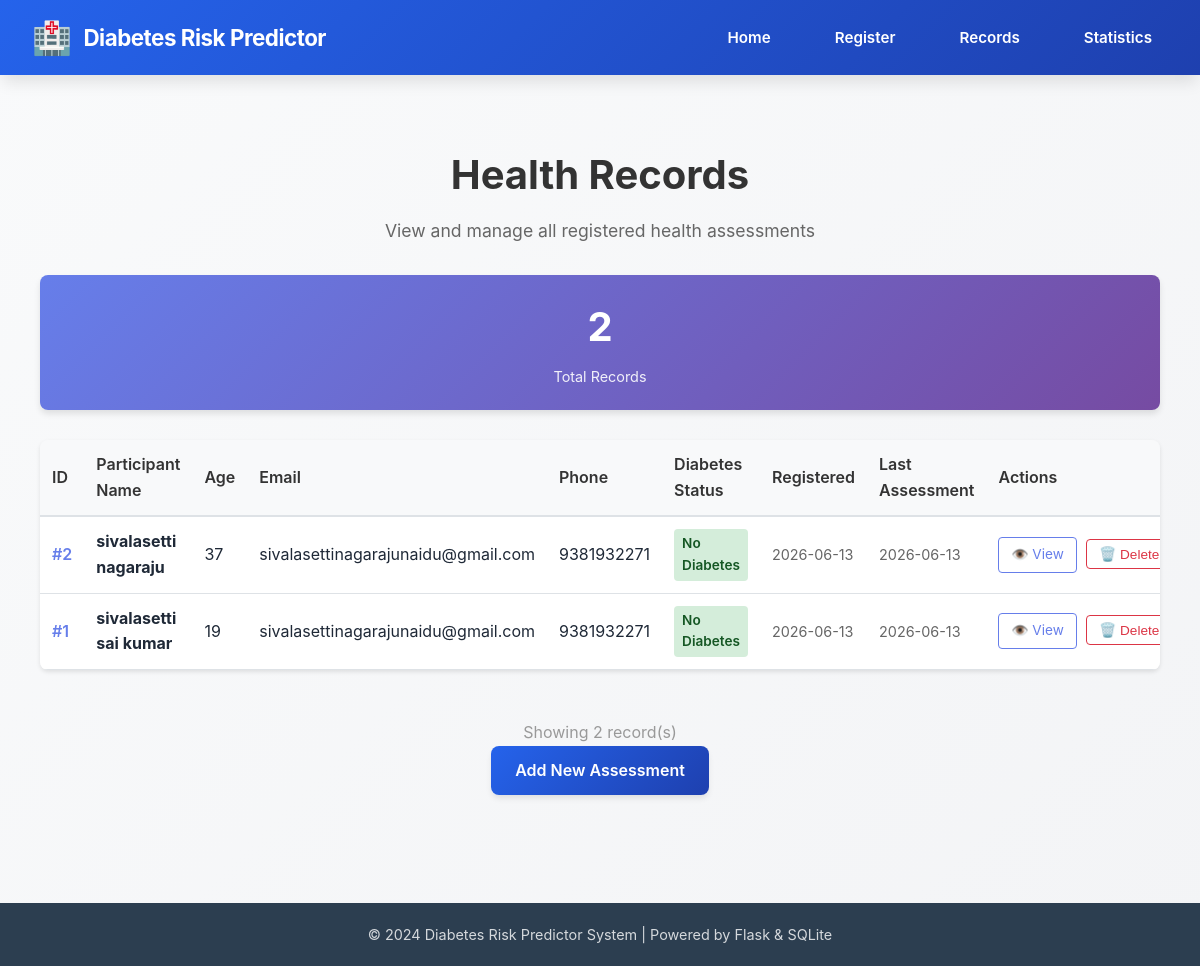
Page /records on the committed database.
### tables this page shows
CREATE TABLE health_records
                    (id INTEGER PRIMARY KEY AUTOINCREMENT,
                     participant_id INTEGER NOT NULL,
                     high_bp INTEGER,
                     high_chol INTEGER,
                     chol_check INTEGER,
                     bmi_category INTEGER,
                     smoker INTEGER,
                     stroke INTEGER,
                     heart_disease INTEGER,
                     phys_activity INTEGER,
                     fruits INTEGER,
                     veggies INTEGER,
                     heavy_alcohol INTEGER,
                     health_coverage INTEGER,
                     diff_walk INTEGER,
                     diabetes_status INTEGER,
                     general_health INTEGER,
                     mental_health INTEGER,
                     physical_health INTEGER,
                     sex INTEGER,
                     age_category INTEGER,
                     education_level INTEGER,
                     income_level INTEGER,
                     submission_date TIMESTAMP DEFAULT CURRENT_TIMESTAMP,
                     FOREIGN KEY (participant_id) REFERENCES participants(id));

CREATE TABLE participants
                    (id INTEGER PRIMARY KEY AUTOINCREMENT,
                     name TEXT NOT NULL,
                     age INTEGER,
                     email TEXT NOT NULL,
                     phone TEXT,
                     registration_date TIMESTAMP DEFAULT CURRENT_TIMESTAMP);

### app.py (the view)
@app.route('/records')
def records():
    try:
        conn = get_db_connection()
        c = conn.cursor()
        c.execute('''SELECT p.id, p.name, p.age, p.email, p.phone, p.registration_date,
                            h.id as record_id, h.diabetes_status, h.submission_date
                     FROM participants p
                     LEFT JOIN health_records h ON p.id = h.participant_id
                     ORDER BY p.registration_date DESC''')
        records = c.fetchall()
        conn.close()
        return render_template('records.html', records=records)
    except Exception as e:
        flash(f'Error retrieving records: {str(e)}', 'error')
        return render_template('records.html', records=[])

### app.py (called while the page is built)
def get_db_connection():
    conn = sqlite3.connect(DATABASE)
    conn.row_factory = sqlite3.Row
    return conn

### templates/records.html (shortened to what this page needs)
{% extends "base.html" %}
{% block content %}
<div class="records-container">
    <div class="records-header">
        <h1>Health Records</h1>
        <p>View and manage all registered health assessments</p>
    </div>
    {% if records %}
        <div class="records-stats">
            <div class="stat-card">
                <span class="stat-number">{{ records|length }}</span>
                <span class="stat-label">Total Records</span>
            </div>
        </div>
        <div class="table-responsive">
            <table class="records-table">
                <thead>
                    <tr>
                        <th>ID</th>
                        <th>Participant Name</th>
                        <th>Age</th>
                        <th>Email</th>
                        <th>Phone</th>
                        <th>Diabetes Status</th>
                        <th>Registered</th>
                        <th>Last Assessment</th>
                        <th>Actions</th>
                    </tr>
                </thead>
                <tbody>
                    {% for record in records %}
                    <tr>
                        <td class="id-cell">#{{ record.id }}</td>
                        <td class="name-cell">
                            <strong>{{ record.name }}</strong>
                        </td>
                        <td>{{ record.age if record.age else '-' }}</td>
                        <td>{{ record.email }}</td>
                        <td>{{ record.phone if record.phone else '-' }}</td>
                        <td>
                            {% if record.diabetes_status == 0 %}
                                <span class="badge badge-success">No Diabetes</span>
                            {% elif record.diabetes_status == 1 %}
                                <span class="badge badge-warning">Prediabetes</span>
                            {% else %}
                                <span class="badge badge-danger">Diabetes</span>
                            {% endif %}
                        </td>
                        <td class="date-cell">
                            {% if record.registration_date %}
                                {{ record.registration_date[:10] }}
                            {% else %}
                                -
                            {% endif %}
                        </td>
                        <td class="date-cell">
                            {% if record.submission_date %}
                                {{ record.submission_date[:10] }}
                            {% else %}
                                -
                            {% endif %}
                        </td>
                        <td class="actions-cell">
                            {% if record.record_id %}
                                <a href="{{ url_for('view_record', record_id=record.record_id) }}" class="action-btn action-view" title="View Details">
                                    <span>👁️</span> View
                                </a>
                                <form method="POST" action="{{ url_for('delete_record', record_id=record.record_id) }}" style="display:inline;">
                                    <button type="submit" class="action-btn action-delete" title="Delete Record" onclick="return confirm('Are you sure you want to delete this record?');">
                                        <span>🗑️</span> Delete
                                    </button>
                                </form>
                            {% else %}
                                <span class="text-muted">No assessment</span>
                            {% endif %}
                        </td>
                    </tr>
                    {% endfor %}
                </tbody>
            </table>
        </div>
        <div class="records-footer">
            <p class="text-muted">Showing {{ records|length }} record(s)</p>
            <a href="{{ url_for('register') }}" class="btn btn-primary">Add New Assessment</a>
        </div>
    {% endif %}
</div>
{% endblock %}

### templates/base.html (shortened to what this page needs)
<!DOCTYPE html>
<html lang="en">
<head>
    <link rel="stylesheet" href="{{ url_for('static', filename='style.css') }}">
</head>
<body>
    <nav class="navbar">
        <div class="nav-container">
            <div class="nav-logo">
                <a href="{{ url_for('home') }}">
                    <span class="logo-icon">🏥</span>
                    Diabetes Risk Predictor
                </a>
            </div>
            <ul class="nav-menu">
                <li class="nav-item">
                    <a href="{{ url_for('home') }}" class="nav-link">Home</a>
                </li>
                <li class="nav-item">
                    <a href="{{ url_for('register') }}" class="nav-link">Register</a>
                </li>
                <li class="nav-item">
                    <a href="{{ url_for('records') }}" class="nav-link">Records</a>
                </li>
                <li class="nav-item">
                    <a href="{{ url_for('statistics') }}" class="nav-link">Statistics</a>
                </li>
            </ul>
        </div>
    </nav>
    <main class="main-content">
        {% block content %}{% endblock %}
    </main>
    <footer class="footer">
        <p>&copy; 2024 Diabetes Risk Predictor System | Powered by Flask & SQLite</p>
    </footer>
</body>
</html>

### static/style.css (style rules this page uses)
* { margin: 0; padding: 0; box-sizing: border-box; }
:root { --primary-color: #2563eb; --primary-dark: #1e40af; --secondary-color: #059669; --accent-color: #dc2626; --success-color: #10b981; --warning-color: #f59e0b; --danger-color: #ef4444; --light-bg: #f9fafb; --light-gray: #f3f4f6; --border-color: #e5e7eb; --text-dark: #1f2937; --text-light: #6b7280; --text-lighter: #9ca3af; --shadow-sm: 0 1px 2px 0 rgba(0, 0, 0, 0.05); --shadow-md: 0 4px 6px -1px rgba(0, 0, 0, 0.1); --shadow-lg: 0 10px 15px -3px rgba(0, 0, 0, 0.1); --shadow-xl: 0 20px 25px -5px rgba(0, 0, 0, 0.1); }
html { scroll-behavior: smooth; }
body { font-family: -apple-system, BlinkMacSystemFont, 'Segoe UI', 'Roboto', 'Oxygen', 'Ubuntu', 'Cantarell', sans-serif; background: linear-gradient(135deg, #f9fafb 0%, #f3f4f6 100%); color: var(--text-dark); line-height: 1.6; min-height: 100vh; }
.navbar { background: linear-gradient(135deg, var(--primary-color) 0%, var(--primary-dark) 100%); padding: 0.75rem 0; box-shadow: var(--shadow-lg); position: sticky; top: 0; z-index: 1000; }
.nav-container { max-width: 1400px; margin: 0 auto; padding: 0 2rem; display: flex; justify-content: space-between; align-items: center; }
.nav-logo a { display: flex; align-items: center; gap: 12px; color: white; text-decoration: none; font-size: 1.4rem; font-weight: 700; transition: all 0.3s ease; letter-spacing: -0.5px; }
.logo-icon { font-size: 2rem; display: flex; align-items: center; justify-content: center; }
.nav-menu { display: flex; list-style: none; gap: 2rem; align-items: center; }
.nav-item { position: relative; }
.nav-link { color: white; text-decoration: none; font-weight: 600; font-size: 0.95rem; transition: all 0.3s ease; padding: 0.5rem 1rem; border-radius: 4px; position: relative; }
.nav-link::after { content: ''; position: absolute; bottom: 0; left: 50%; width: 0; height: 2px; background: white; transition: all 0.3s ease; transform: translateX(-50%); }
.main-content { min-height: calc(100vh - 200px); padding: 3rem 1.25rem; }
.btn { padding: 0.75rem 1.5rem; border: none; border-radius: 8px; cursor: pointer; font-weight: 600; text-decoration: none; display: inline-flex; align-items: center; justify-content: center; gap: 0.5rem; transition: all 0.3s ease; font-size: 1rem; white-space: nowrap; box-shadow: var(--shadow-md); }
.btn-primary { background: linear-gradient(135deg, var(--primary-color) 0%, var(--primary-dark) 100%); color: white; }
.footer { background: #2c3e50; color: white; text-align: center; padding: 20px; margin-top: 40px; }
.footer p { margin: 0; font-size: 0.9rem; opacity: 0.8; }
.text-muted { color: #999; }

### rows in the picture
health_records: id "2", name "sivalasetti nagaraju", age "37", email "sivalasettinagarajunaidu@gmail.com", phone "9381932271", diabetes_status "No Diabetes", registration_date "2026-06-13", submission_date "2026-06-13"
health_records: id "1", name "sivalasetti sai kumar", age "19", email "sivalasettinagarajunaidu@gmail.com", phone "9381932271", diabetes_status "No Diabetes", registration_date "2026-06-13", submission_date "2026-06-13"

### other values in the picture
{{ records|length }} "2"
